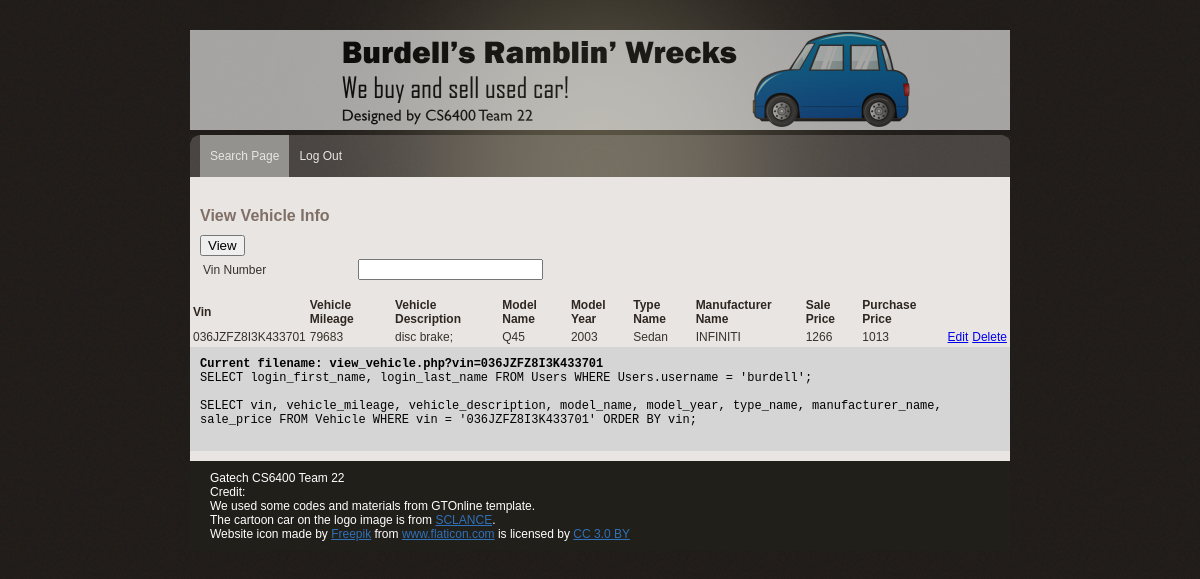
Page /view_vehicle.php?vin=036JZFZ8I3K433701 (signed in) on the committed database.
### tables this page shows
CREATE TABLE Vehicle (
  vin varchar(50) NOT NULL,
  vehicle_mileage int NOT NULL,
  vehicle_description varchar(250) NULL,
  model_name varchar(50) NOT NULL,
  model_year int NOT NULL,
  type_name varchar(50) NOT NULL,
  manufacturer_name varchar(50) NOT NULL,
  sale_price decimal NOT NULL,
  PRIMARY KEY (vin),
  FOREIGN KEY (type_name)
    REFERENCES VehicleType (type_name),
  FOREIGN KEY (manufacturer_name)
    REFERENCES Manufacturer (manufacturer_name)
);

CREATE TABLE Buy (
  vin varchar(50) NOT NULL,
  customer_id varchar(50) NOT NULL,
  inventory_clerk_permission varchar(50) NOT NULL,
  purchase_date timestamp NOT NULL,
  purchase_price decimal NOT NULL,
  purchase_condition varchar(50) NOT NULL,
  KBB_value decimal NOT NULL,
  UNIQUE (vin, inventory_clerk_permission, customer_id),
  PRIMARY KEY (vin),
  FOREIGN KEY (vin)
    REFERENCES Vehicle (vin),
  FOREIGN KEY (inventory_clerk_permission)
    REFERENCES InventoryClerk (inventory_clerk_permission),
  FOREIGN KEY (customer_id)
    REFERENCES Customer (customer_id)
);

### lib/common.php (called while the page is built, shortened)
<?php
$query_msg = [];
?>

### view_vehicle.php (the view, shortened to what this page needs)
<?php
include('lib/common.php');
?>
<?php include("lib/header.php"); ?>
</head>
<body>
<div id="main_container">
    <?php include("lib/menu.php"); ?>
    <div class="center_content">
        <div class="center_left">
            <div class="features">
                <div class="View Repair section">
                    <div class="subtitle">View Vehicle Info</div>
                    <form name="profileform" action="view_vehicle.php" method="get">
                        <table>
                            <tr>
                                <td>Vin Number</td>
                                <td>
                                    <input name = "vin" type = "text" id = "vin">
                                </td>
                            </tr>
                            <tr>
                                <input name = "view" type = "submit" id = "view" value = "View">
                            </tr>
                        </table>
                    </form>
                </div>
            </div>
        </div>
        <?php
        if($_SERVER['REQUEST_METHOD'] == 'GET'){
            $enteredVin = mysqli_real_escape_string($db, $_GET['vin']);
            $query = "";
            if(empty($enteredVin)){
                $query = "SELECT vin, vehicle_mileage, vehicle_description, model_name, model_year, type_name, manufacturer_name, sale_price FROM Vehicle ";
            }else{
                $query = "SELECT vin, vehicle_mileage, vehicle_description, model_name, model_year, type_name, manufacturer_name, sale_price ";
                $from = " FROM Vehicle ";
                $where = " WHERE vin = '$enteredVin' ";
                $query = $query . $from . $where . " ORDER BY vin";
            }
            $result = mysqli_query($db, $query);
            echo "<div>";
            echo "<table>";
            echo "<tr>";
            echo "<td class=\"heading\">Vin</td>";
            echo "<td class=\"heading\">Vehicle Mileage </td>";
            echo "<td class=\"heading\">Vehicle Description</td>";
            echo "<td class=\"heading\">Model Name</td>";
            echo "<td class=\"heading\">Model Year</td>";
            echo "<td class=\"heading\">Type Name</td>";
            echo "<td class=\"heading\">Manufacturer Name</td>";
            echo "<td class=\"heading\">Sale Price</td>";
            echo "<td class=\"heading\">Purchase Price</td>";
            echo "</tr>";
            while ($row = mysqli_fetch_array($result, MYSQLI_ASSOC)) {
                $vin = $row['vin'];
                $temp_result = mysqli_query($db, "SELECT purchase_price FROM Buy WHERE vin = '$vin' ");
                $temp_row = mysqli_fetch_array($temp_result, MYSQLI_ASSOC);
                $purchase_price = $temp_row['purchase_price'];
                print "<tr>";
                print "<td>" . $row['vin'] . "</td>";
                print "<td>" . $row['vehicle_mileage'] . "</td>";
                print "<td>" . $row['vehicle_description'] . "</td>";
                print "<td>" . $row['model_name'] . "</td>";
                print "<td>" . $row['model_year'] . "</td>";
                print "<td>" . $row['type_name'] . "</td>";
                print "<td>" . $row['manufacturer_name'] . "</td>";
                print "<td>" . $row['sale_price'] . "</td>";
                echo "<td>" . $purchase_price . "</td>";
                echo "<td><a href='edit_vehicle.php?vin=".$row['vin']."&manufacturer_name=".$row['manufacturer_name']."&vehicle_mileage=".$row['vehicle_mileage']. "&vehicle_description=" .$row['vehicle_description']. "&model_name=" .$row['model_name']. "&model_year=" .$row['model_year']. "&type_name=" .$row['type_name']. "&sale_price=" . $purchase_price."'>Edit</a></td>";
                echo "<td><a href='delete_vehicle.php?vin=".$row['vin']."&manufacturer_name=".$row['manufacturer_name']."&vehicle_mileage=".$row['vehicle_mileage']. "&vehicle_description=" .$row['vehicle_description']. "&model_name=" .$row['model_name']. "&model_year=" .$row['model_year']. "&type_name=" .$row['type_name']. "&sale_price=" .$purchase_price."'>Delete</a></td>";
                print "</tr>";
            }
            echo "</table>";
            echo "</div>";
        }
        ?>
        <?php include("lib/error.php"); ?>
    </div>
    <?php include("lib/footer.php"); ?>
</div>
</body>
</html>

### lib/header.php (shortened to what this page needs)
<!DOCTYPE html>
	<head>
		<link rel="stylesheet" type="text/css" href="css/gtonline_style.css" />

### lib/menu.php
<div id="header">
     <div class="logo"><img src="img/team22_logo.png" style="opacity:0.6;background-color:E9E5E2;" border="0" alt="" title="team 22 Logo"/></div>
</div>
<div class="nav_bar">
	<ul>
     <li><a href="index.php" class='active'>Search Page</a></li>
     <li><a href="logout.php" <span class='glyphicon glyphicon-log-out'></span>Log Out</a></li>
	</ul>
</div>

### lib/error.php (shortened to what this page needs)
   <?php if($query_msg) {  ?>
   <div class='query'>
        <div class=query_msg'>
           <?php
               foreach ($query_msg as $query) {
                   echo $query . NEWLINE;
                }
           ?>
       </div>
   </div>
<?php } ?>

### lib/footer.php
<div id="footer">
    <div class="footer" style="color:white;">
        Gatech CS6400 Team 22
        <div style="color:white;">Credit:</div>
        <div style="color:white;">We used some codes and materials from GTOnline template.</div>
        <div style="color:white;">The cartoon car on the logo image is from <a href="http://www.sclance.com/pngs/car-cartoon-png/view-page-2.htm">SCLANCE</a>.</div>
        <div style="color:white;">Website icon made by <a href="https://www.freepik.com/" title="Freepik">Freepik</a> from <a href="https://www.flaticon.com/"                 title="Flaticon">www.flaticon.com</a> is licensed by <a href="http://creativecommons.org/licenses/by/3.0/"                 title="Creative Commons BY 3.0" target="_blank">CC 3.0 BY</a></div>
    </div>
</div>

### css/gtonline_style.css (style rules this page uses)
body { background:url(../img/bg.gif) repeat #000000; padding:0; font-family: Verdana, Geneva, sans-serif; font-size:12px; margin:auto auto auto auto; color:#36322b; }
table { width: 100%; }
th, td { padding: 1px; text-align: left; }
ul { text-align: left; padding:0px; }
li { padding:0px; }
#main_container { width:820px; height:auto; margin:auto; padding:0px; }
#header { width:820px; height:135px; margin:0px; padding:0px; background:url(../img/header_bg.gif) no-repeat center top; }
.logo { padding:30px 0 0 0px; }
.query { float: left; width:800px; position: relative; padding:10px 10px 10px 10px; font-family: Consolas, monaco, monospace; background-color: #D5D5D5; color: black; }
.heading { font-size:12px; color:#2e2721; font-weight:bold; }
.subtitle { width: 600px; font-family: Verdana, Geneva, sans-serif; font-weight:bold; font-size:16px; color:#806F66; padding:10px 0px 10px 0px; }
.nav_bar { width:820px; height:42px; margin:0px; font-family: Verdana, Geneva, sans-serif; background:url(../img/menu_bg.gif) no-repeat left; }
.nav_bar ul { list-style:none; padding:0 0 0 10px; margin:0px; }
.nav_bar ul li { display:inline; }
.nav_bar ul li a { float:left; height:42px; border:none; padding:0 10px 0 10px; text-decoration:none; color:#E9E5E2; line-height:42px; font-size:12px; }
.active { background-color: #93928E; }
.center_content { width:820px; height:auto; padding:10px 0px 10px 0px; clear:both; background-color:#E9E5E2; }
.center_left { width:600px; float:left; padding:10px 10px 10px 10px; }
.footer { width:790px; height:auto; font-family: Palatino, sans-serif; color:black; float:left; padding:10px 10px 10px 20px; background-color: #201F1A; }
#footer a { color:#3071B9; }

### rows in the picture
vehicle: vin "036JZFZ8I3K433701", vehicle_mileage "79683", vehicle_description "disc brake;", model_name "Q45", model_year "2003", type_name "Sedan", manufacturer_name "INFINITI", sale_price "1266", buy.purchase_price "1013"

### other values in the picture
$query "Current filename: view_vehicle.php?vin=036JZFZ8I3K433701"
$query "SELECT login_first_name, login_last_name FROM Users WHERE Users.username = 'burdell';"
$query "SELECT vin, vehicle_mileage, vehicle_description, model_name, model_year, type_name, manufacturer_name, sale_price FROM Vehicle WHERE vin = '036JZFZ8I3K433701' ORDER BY vin;"
